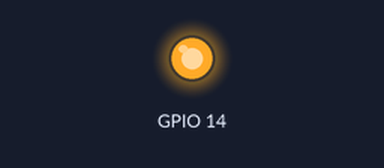
Bench run of a program on a simulated Raspberry Pi (BCM pin numbers). On the bench: output pins drawn as LEDs (lit = HIGH). At 40.0 s the program stops and its outputs stay as they are.

Above: at 1.0 s.
At 3.0 s:
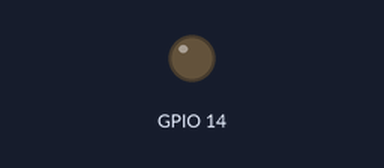
Timing chart, 0 to 5.2 s (numbered marks = the images above):
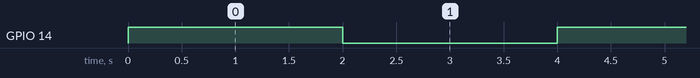

The program:

led1.py
```python
import RPi.GPIO
import time
RPi.GPIO.setmode(RPi.GPIO.BCM)
RPi.GPIO.setup(14, RPi.GPIO.OUT)
for i in range(0, 10):
	RPi.GPIO.output(14, True)
	time.sleep(2)
	RPi.GPIO.output(14, False)
	time.sleep(2)

RPi.GPIO.cleanup()
```

Measured:
- by itself, GPIO 14: alternates HIGH for 2.0 s and LOW for 2.0 s, 20 changes in all, then stays LOW
